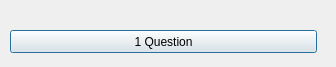
<?xml version="1.0" encoding="UTF-8"?>
<ui version="4.0">
 <class>lesson_5</class>
 <widget class="QDialog" name="lesson_5">
  <property name="geometry">
   <rect>
    <x>0</x>
    <y>0</y>
    <width>336</width>
    <height>67</height>
   </rect>
  </property>
  <property name="windowTitle">
   <string>Dialog</string>
  </property>
  <widget class="QPushButton" name="Open_1_Question">
   <property name="geometry">
    <rect>
     <x>10</x>
     <y>30</y>
     <width>307</width>
     <height>23</height>
    </rect>
   </property>
   <property name="text">
    <string>1 Question</string>
   </property>
  </widget>
 </widget>
 <resources/>
 <connections/>
</ui>
